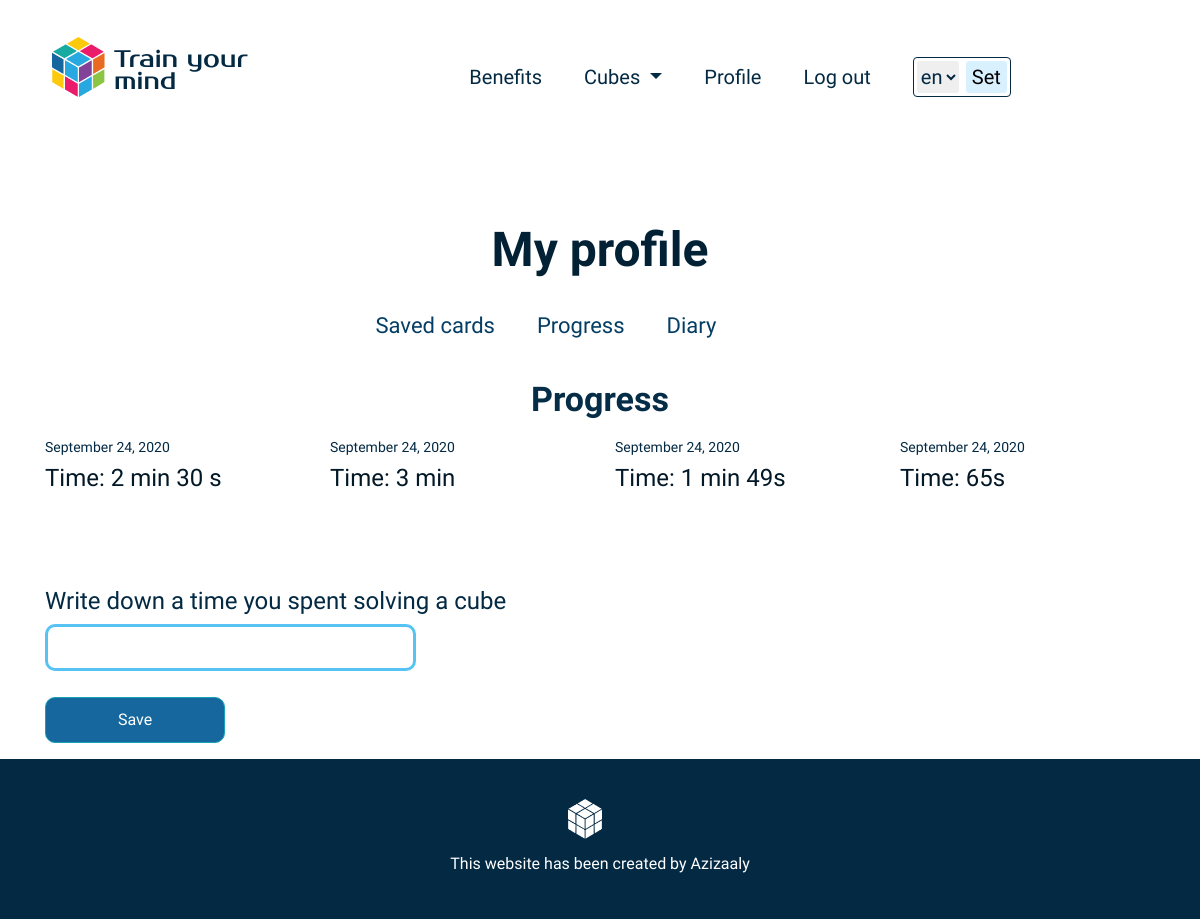
The page /account/1/progress/ (signed in) on the database as committed earlier.
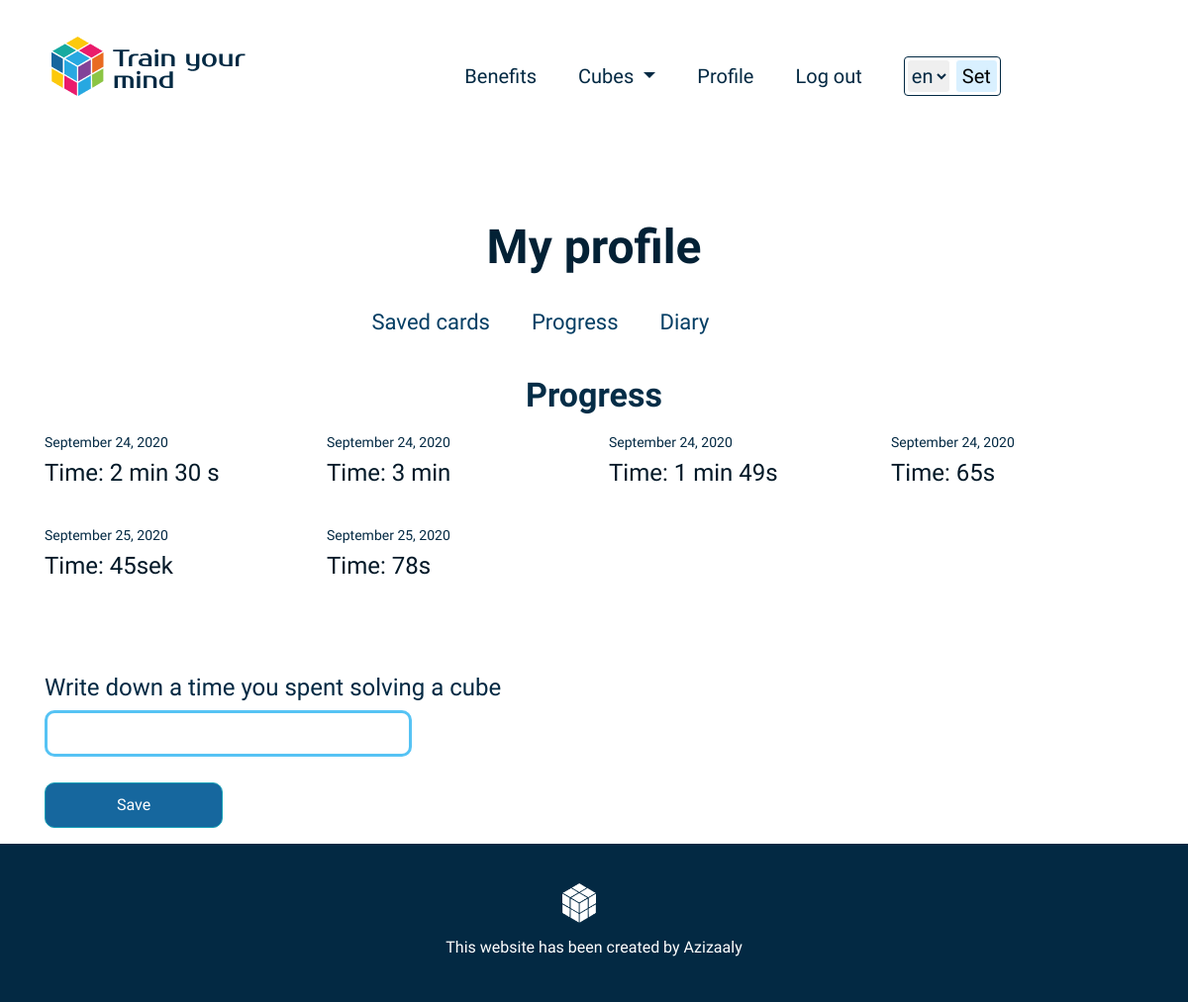
The same page on the database as committed later.
### cubic/models.py (models this page shows)
class Time(models.Model):
    author = models.ForeignKey(User, on_delete=models.CASCADE)
    date = models.DateTimeField(default=timezone.now)
    time = models.CharField(max_length=100)

### cubic/views.py (the view)
# urls.py: path("account/<int:pk>/progress/", views.profileProgress.as_view(), name="profile-progress"),
class profileProgress(LoginRequiredMixin, ListView):
    model = Time
    template_name = "cubic/profile_progress.html"
    context_object_name = "times"
    def get_context_data(self, *args, **kwargs):
        context = super(profileProgress, self).get_context_data(*args, **kwargs)
        about = get_object_or_404(About, id=self.kwargs['pk'])
        cube = about.cube
        cubes = Cubes.objects.all()
        times = Time.objects.filter(author=self.request.user.id)
        context["time_form"] = ProgressTimeForm()
        context["cubes"] = cubes
        context["cube"] = cube
        context["times"] = times
        return context

### cubic/views.py
class ProgressTimeForm(forms.ModelForm):
    time = forms.CharField(max_length=100)
    class Meta:
        model = Time
        fields = ['time']

### cubic/templates/cubic/profile_progress.html (shortened to what this page needs)
{% extends "cubic/profile_layout.html" %}
{% load i18n %}
{% load crispy_forms_tags %}
{% block content %}
<section class="steps">
    <div class="container">
        <div class="row">
            <div class="col-lg-12">
                <h2 class="steps_step_name">
                    Progress
                </h2>
            </div>
        </div>
        <div class="row">
            {% for time in times %}
            <div class="col-lg-3">
                <h6 class="progress_date">
                    {{ time.date|date:"F d, Y" }}
                </h6>
                <h4 class="progress_time">
                    Time: {{time.time}}
                </h4>
            </div>
            {% endfor %}
        </div>
        <div class="row">
            <div class="col-lg-12">
                <form method="POST" action="{% url 'progress-time' %}">
                    <fieldset class="form-group progress-time-form">
                        <legend class="mb-8 progress-time-title">
                            {% get_current_language as LANGUAGE_CODE %}
                            {% if LANGUAGE_CODE == 'uz' %}
                                Kubikni yasashga ketgan vaqtingizni yozing
                            {% else %}
                                Write down a time you spent solving a cube
                            {% endif %}
                        </legend>
                        <input type="text" name="time" maxlength="100" class="progress-time-input textinput textInput" required id="id_time"> </div> </div>
                    <div class="form-group">
                        <button class="btn btn-outline-info  progress-time-button" type="submit">
                            {% if LANGUAGE_CODE == 'uz' %}
                                Saqlash
                            {% else %}
                                Save
                            {% endif %}
                        </button>
                    </div>
            </div>
</section>
{% endblock %}

### cubic/templates/cubic/profile_layout.html
{% extends "cubic/layout.html" %}
{% load i18n %}
{% block body %}
<header class="header">
    <div class="container">
        <div class="row">
            <div class="col-lg-12">
                <div class="process">
                    <h1>
                        {% get_current_language as LANGUAGE_CODE %}
                        {% if LANGUAGE_CODE == 'uz' %}
                            Mening shaxsiy kabinetim
                        {% else %}
                            My profile
                        {% endif %}
                    </h1>
                </div>
            </div>
        </div>
        <div class="row">
            <div class="col-lg-6 m-auto">
                <ul class="profile-menu d-flex">
                    <li>
                        <a href="{% url 'profile-saved-cards' user.id %}">
                            {% if LANGUAGE_CODE == 'uz' %}
                                Formulalar
                            {% else %}
                                Saved cards
                            {% endif %}
                        </a>
                    </li>
                    <li>
                        <a href="{% url 'profile-progress' user.id %}">
                            Progress
                        </a>
                    </li>
                    <li>
                        <a href="{% url 'profile-diary' user.id %}">
                            {% if LANGUAGE_CODE == 'uz' %}
                                Kundaligim
                            {% else %}
                                Diary
                            {% endif %}
                        </a>
                    </li>
                </ul>
            </div>
        </div>
    </div>
</header>
{% block content %}{% endblock %}
{% endblock %}

### cubic/templates/cubic/layout.html (shortened to what this page needs)
{% load static i18n %}
{% load static %}
<html lang="en">
<head>
    <link rel="stylesheet" href="{% static 'cubic/bootstrap.min.css' %}">
    <link rel="stylesheet" href="{% static 'cubic/main.css' %}">
</head>
<body>
    <header class="header">
        <div class="container">
            <div class="row">
                <div class="col-lg-4">
                    <img src="{% static 'cubic/img/main-logo.png' %}" alt="logo" class="logo">
                </div>
                <div class="col-lg-8 ml-auto">
                    <ul class="menu d-flex collapse navbar-collapse" id="navbarSupportedContent">
                        <li>
                            <a href="{% url 'index' %}">
                                {% get_current_language as LANGUAGE_CODE %}
                                {% if LANGUAGE_CODE == 'uz' %}
                                    Foydalari
                                {% else %}
                                    Benefits
                                {% endif %}
                            </a>
                        </li>
                        <li class="dropdown">
                            <a class="dropdown-toggle" href="#" id="navbarDropdown" role="button" data-toggle="dropdown" aria-haspopup="true" aria-expanded="false">
                                {% if LANGUAGE_CODE == 'uz' %}
                                    Kubiklar
                                {% else %}
                                    Cubes
                                {% endif %}
                            </a>
                        </li>
                        {% if user.is_authenticated %}
                        <li>
                            <a href="{% url 'profile-main' user.id %}">
                                {% if LANGUAGE_CODE == 'uz' %}
                                    Profilim
                                {% else %}
                                    Profile
                                {% endif %}
                            </a>
                        </li>
                        <li>
                            <a href="{% url 'logout' %}">
                                {% if LANGUAGE_CODE == 'uz' %}
                                    Chiqish
                                {% else %}
                                    Log out
                                {% endif %}
                            </a>
                        </li>
                        {% endif %}
                        {% get_current_language as LANGUAGE_CODE %}
                        <li>
                            <form class="d-flex language_switcher" action="{% url 'set_language' %}" method="post">{% csrf_token %}
                                <select class="lang_switch_sel" name="language">
                                    <option class="lang_switch_opt" value="en"{% if LANGUAGE_CODE == 'en' %} selected{% endif %}>
                                        en
                                    </option>
                                </select>
                                <input class="lang_switch_submit" type="submit" value="Set">
                            </form>
                        </li>
                    </ul>
                </div>
            </div>
        </div>
    </header>
    {% block body %}{% endblock %}
    <footer class="footer">
        <div class="container">
            <div class="row">
                <div class="col-lg-1 m-auto">
                    <img class="m-auto footer__logo" src="{% static 'cubic/img/logowhite.png' %}" alt="whitelogo">
                </div>
            </div>
            <div class="row">
                <div class="col-lg-6 m-auto">
                    <h4 class="footer__text">
                        This website has been created by Azizaaly
                    </h4>
                </div>
            </div>
        </div>
    </footer>
</body>
</html>

### cubic/static/cubic/main.css (style rules this page uses)
body { padding: 0; margin: 0; font-family: 'Quantico', sans-serif; font-size: 26px; color: #010101; }
h1, h2, h3, h4, h5, h6, p { margin: 0; padding: 0; }
ul, li { padding: 0; margin: 0; display: block; }
* { box-sizing: border-box; }
.language_switcher { margin-top: 20px; border: 1px solid #032943; padding: 2px; border-radius: 4px; }
.lang_switch_sel { margin-right: 5px; color: #032943; border-radius: 4px; border: 1px solid #fff; }
.lang_switch_submit { border-radius: 4px; border: 1px solid #fff; background: #d9f0ff; }
.header { padding: 37px; }
.menu li a { color: #032943; }
.menu li { font-size: 20px; margin-left: 42px; }
.profile-menu li a { color: #053e64; }
.profile-menu li { font-family: ABeeZee; font-size: 22px; margin-left: 42px; }
.process { margin-top: 30px; }
h1 { margin: 0 auto; text-align:center; font-weight: 700; font-size: 48px; margin-bottom: 30px; color: #032135; }
.steps_step_name { margin: 0 auto; text-align:center; font-weight: 700; font-size: 34px; margin-bottom: 20px; color: #052d47; font-family: ABeeZee; }
footer { background: #032943; color: #fff; padding: 40px 0; }
.footer__logo { height: 40px; }
.footer__text { font-family: Prosto One; font-size: 16px; line-height: 30px; margin-top: 10px; text-align: center; }
.progress_date { font-family: ABeeZee; font-size: 14px; color: #032943; margin-bottom: 8px; }
.progress_time { font-family: ABeeZee; font-size: 24px; color: #021827; margin-bottom: 40px; }
.progress-time-form { margin-top: 50px; }
.progress-time-title { font-family: ABeeZee; color: #032943; margin-bottom: 5px; }
.progress-time-input { border: 3px solid #56C3F4; box-sizing: border-box; border-radius: 10px; }
.progress-time-button { background: #16679E; border-radius: 10px; color: white; padding: 10px; width: 180px; font-family: ABeeZee; }

Rows that differ between the two databases and show on the page:
added Time: date "September 25, 2020", time "45sek"
added Time: date "September 25, 2020", time "78s"
